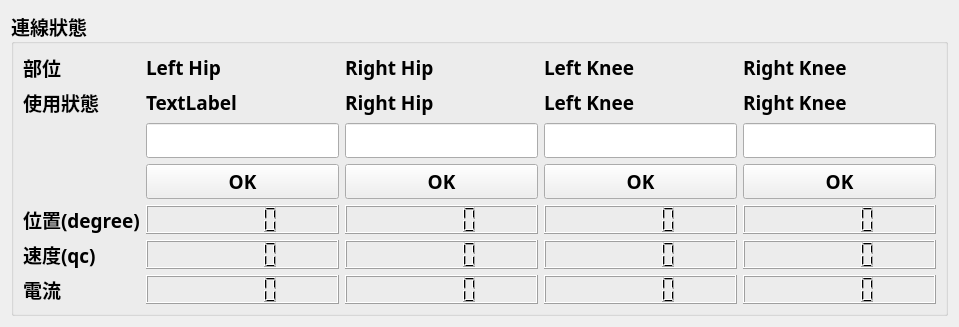
      <widget class="QWidget" name="tab_2">
       <attribute name="title">
        <string>機器人設定</string>
       </attribute>
       <layout class="QGridLayout" name="gridLayout_11">
        <item row="1" column="0">
         <widget class="QGroupBox" name="groupBox">
          <property name="font">
           <font>
            <family>微軟正黑體</family>
            <pointsize>14</pointsize>
            <weight>75</weight>
            <bold>true</bold>
           </font>
          </property>
          <property name="title">
           <string>連線狀態</string>
          </property>
          <layout class="QGridLayout" name="gridLayout_10">
           <item row="0" column="0">
            <widget class="QLabel" name="label_name">
             <property name="font">
              <font>
               <family>微軟正黑體</family>
               <pointsize>14</pointsize>
               <weight>75</weight>
               <bold>true</bold>
              </font>
             </property>
             <property name="text">
              <string>部位</string>
             </property>
            </widget>
           </item>
           <item row="0" column="1">
            <widget class="QLabel" name="label_left_hip">
             <property name="font">
              <font>
               <family>微軟正黑體</family>
               <pointsize>14</pointsize>
               <weight>75</weight>
               <bold>true</bold>
              </font>
             </property>
             <property name="text">
              <string>Left Hip</string>
             </property>
            </widget>
           </item>
           <item row="0" column="2">
            <widget class="QLabel" name="label_right_hip">
             <property name="font">
              <font>
               <family>微軟正黑體</family>
               <pointsize>14</pointsize>
               <weight>75</weight>
               <bold>true</bold>
              </font>
             </property>
             <property name="text">
              <string>Right Hip</string>
             </property>
            </widget>
           </item>
           <item row="0" column="3">
            <widget class="QLabel" name="label_left_knee">
             <property name="font">
              <font>
               <family>微軟正黑體</family>
               <pointsize>14</pointsize>
               <weight>75</weight>
               <bold>true</bold>
              </font>
             </property>
             <property name="text">
              <string>Left Knee</string>
             </property>
            </widget>
           </item>
           <item row="0" column="4">
            <widget class="QLabel" name="label_right_knee">
             <property name="font">
              <font>
               <family>微軟正黑體</family>
               <pointsize>14</pointsize>
               <weight>75</weight>
               <bold>true</bold>
              </font>
             </property>
             <property name="text">
              <string>Right Knee</string>
             </property>
            </widget>
           </item>
           <item row="1" column="0">
            <widget class="QLabel" name="label_19">
             <property name="font">
              <font>
               <family>微軟正黑體</family>
               <pointsize>14</pointsize>
               <weight>75</weight>
               <bold>true</bold>
              </font>
             </property>
             <property name="text">
              <string>使用狀態</string>
             </property>
            </widget>
           </item>
           <item row="1" column="1">
            <widget class="QLabel" name="label_left_hip_status">
             <property name="font">
              <font>
               <family>微軟正黑體</family>
               <pointsize>14</pointsize>
               <weight>75</weight>
               <bold>true</bold>
              </font>
             </property>
             <property name="text">
              <string>TextLabel</string>
             </property>
            </widget>
           </item>
           <item row="1" column="2">
            <widget class="QLabel" name="label_right_hip_status">
             <property name="font">
              <font>
               <family>微軟正黑體</family>
               <pointsize>14</pointsize>
               <weight>75</weight>
               <bold>true</bold>
              </font>
             </property>
             <property name="text">
              <string>Right Hip</string>
             </property>
            </widget>
           </item>
           <item row="1" column="3">
            <widget class="QLabel" name="label_left_knee_status">
             <property name="font">
              <font>
               <family>微軟正黑體</family>
               <pointsize>14</pointsize>
               <weight>75</weight>
               <bold>true</bold>
              </font>
             </property>
             <property name="text">
              <string>Left Knee</string>
             </property>
            </widget>
           </item>
           <item row="1" column="4">
            <widget class="QLabel" name="label_right_knee_status">
             <property name="font">
              <font>
               <family>微軟正黑體</family>
               <pointsize>14</pointsize>
               <weight>75</weight>
               <bold>true</bold>
              </font>
             </property>
             <property name="text">
              <string>Right Knee</string>
             </property>
            </widget>
           </item>
           <item row="2" column="1">
            <widget class="QLineEdit" name="lineEdit_left_hip_set_position">
             <property name="font">
              <font>
               <family>微軟正黑體</family>
               <pointsize>14</pointsize>
               <weight>75</weight>
               <bold>true</bold>
              </font>
             </property>
            </widget>
           </item>
           <item row="2" column="2">
            <widget class="QLineEdit" name="lineEdit_right_hip_set_position">
             <property name="font">
              <font>
               <family>微軟正黑體</family>
               <pointsize>14</pointsize>
               <weight>75</weight>
               <bold>true</bold>
              </font>
             </property>
            </widget>
           </item>
           <item row="2" column="3">
            <widget class="QLineEdit" name="lineEdit_left_knee_set_position">
             <property name="font">
              <font>
               <family>微軟正黑體</family>
               <pointsize>14</pointsize>
               <weight>75</weight>
               <bold>true</bold>
              </font>
             </property>
            </widget>
           </item>
           <item row="2" column="4">
            <widget class="QLineEdit" name="lineEdit_right_knee_set_position">
             <property name="font">
              <font>
               <family>微軟正黑體</family>
               <pointsize>14</pointsize>
               <weight>75</weight>
               <bold>true</bold>
              </font>
             </property>
            </widget>
           </item>
           <item row="3" column="1">
            <widget class="QPushButton" name="pushButton">
             <property name="font">
              <font>
               <family>微軟正黑體</family>
               <pointsize>14</pointsize>
               <weight>75</weight>
               <bold>true</bold>
              </font>
             </property>
             <property name="text">
              <string>OK</string>
             </property>
            </widget>
           </item>
           <item row="3" column="2">
            <widget class="QPushButton" name="pushButton_2">
             <property name="font">
              <font>
               <family>微軟正黑體</family>
               <pointsize>14</pointsize>
               <weight>75</weight>
               <bold>true</bold>
              </font>
             </property>
             <property name="text">
              <string>OK</string>
             </property>
            </widget>
           </item>
           <item row="3" column="3">
            <widget class="QPushButton" name="pushButton_3">
             <property name="font">
              <font>
               <family>微軟正黑體</family>
               <pointsize>14</pointsize>
               <weight>75</weight>
               <bold>true</bold>
              </font>
             </property>
             <property name="text">
              <string>OK</string>
             </property>
            </widget>
           </item>
           <item row="3" column="4">
            <widget class="QPushButton" name="pushButton_4">
             <property name="font">
              <font>
               <family>微軟正黑體</family>
               <pointsize>14</pointsize>
               <weight>75</weight>
               <bold>true</bold>
              </font>
             </property>
             <property name="text">
              <string>OK</string>
             </property>
            </widget>
           </item>
           <item row="4" column="0">
            <widget class="QLabel" name="label_24">
             <property name="font">
              <font>
               <family>微軟正黑體</family>
               <pointsize>14</pointsize>
               <weight>75</weight>
               <bold>true</bold>
              </font>
             </property>
             <property name="text">
              <string>位置(degree)</string>
             </property>
            </widget>
           </item>
           <item row="4" column="1">
            <widget class="QLCDNumber" name="lcdNumber_left_hip_position">
             <property name="font">
              <font>
               <family>微軟正黑體</family>
               <pointsize>14</pointsize>
               <weight>75</weight>
               <bold>true</bold>
              </font>
             </property>
            </widget>
           </item>
           <item row="4" column="2">
            <widget class="QLCDNumber" name="lcdNumber_right_hip_position">
             <property name="font">
              <font>
               <family>微軟正黑體</family>
               <pointsize>14</pointsize>
               <weight>75</weight>
               <bold>true</bold>
              </font>
             </property>
            </widget>
           </item>
           <item row="4" column="3">
            <widget class="QLCDNumber" name="lcdNumber_left_knee_position">
             <property name="font">
              <font>
               <family>微軟正黑體</family>
               <pointsize>14</pointsize>
               <weight>75</weight>
               <bold>true</bold>
              </font>
             </property>
            </widget>
           </item>
           <item row="4" column="4">
            <widget class="QLCDNumber" name="lcdNumber_right_knee_position">
             <property name="font">
              <font>
               <family>微軟正黑體</family>
               <pointsize>14</pointsize>
               <weight>75</weight>
               <bold>true</bold>
              </font>
             </property>
            </widget>
           </item>
           <item row="5" column="0">
            <widget class="QLabel" name="label_21">
             <property name="font">
              <font>
               <family>微軟正黑體</family>
               <pointsize>14</pointsize>
               <weight>75</weight>
               <bold>true</bold>
              </font>
             </property>
             <property name="text">
              <string>速度(qc)</string>
             </property>
            </widget>
           </item>
           <item row="5" column="1">
            <widget class="QLCDNumber" name="lcdNumber_left_hip_velocity">
             <property name="font">
              <font>
               <family>微軟正黑體</family>
               <pointsize>14</pointsize>
               <weight>75</weight>
               <bold>true</bold>
              </font>
             </property>
            </widget>
           </item>
           <item row="5" column="2">
            <widget class="QLCDNumber" name="lcdNumber_right_hip_velocity">
             <property name="font">
              <font>
               <family>微軟正黑體</family>
               <pointsize>14</pointsize>
               <weight>75</weight>
               <bold>true</bold>
              </font>
             </property>
            </widget>
           </item>
           <item row="5" column="3">
            <widget class="QLCDNumber" name="lcdNumber_left_knee_velocity">
             <property name="font">
              <font>
               <family>微軟正黑體</family>
               <pointsize>14</pointsize>
               <weight>75</weight>
               <bold>true</bold>
              </font>
             </property>
            </widget>
           </item>
           <item row="5" column="4">
            <widget class="QLCDNumber" name="lcdNumber_right_knee_velocity">
             <property name="font">
              <font>
               <family>微軟正黑體</family>
               <pointsize>14</pointsize>
               <weight>75</weight>
               <bold>true</bold>
              </font>
             </property>
            </widget>
           </item>
           <item row="6" column="0">
            <widget class="QLabel" name="label_15">
             <property name="font">
              <font>
               <family>微軟正黑體</family>
               <pointsize>14</pointsize>
               <weight>75</weight>
               <bold>true</bold>
              </font>
             </property>
             <property name="text">
              <string>電流</string>
             </property>
            </widget>
           </item>
           <item row="6" column="1">
            <widget class="QLCDNumber" name="lcdNumber_left_hip_current">
             <property name="font">
              <font>
               <family>微軟正黑體</family>
               <pointsize>14</pointsize>
               <weight>75</weight>
               <bold>true</bold>
              </font>
             </property>
            </widget>
           </item>
           <item row="6" column="2">
            <widget class="QLCDNumber" name="lcdNumber_right_hip_current">
             <property name="font">
              <font>
               <family>微軟正黑體</family>
               <pointsize>14</pointsize>
               <weight>75</weight>
               <bold>true</bold>
              </font>
             </property>
            </widget>
           </item>
           <item row="6" column="3">
            <widget class="QLCDNumber" name="lcdNumber_left_knee_current">
             <property name="font">
              <font>
               <family>微軟正黑體</family>
               <pointsize>14</pointsize>
               <weight>75</weight>
               <bold>true</bold>
              </font>
             </property>
            </widget>
           </item>
           <item row="6" column="4">
            <widget class="QLCDNumber" name="lcdNumber_right_knee_current">
             <property name="font">
              <font>
               <family>微軟正黑體</family>
               <pointsize>14</pointsize>
               <weight>75</weight>
               <bold>true</bold>
              </font>
             </property>
            </widget>
           </item>
          </layout>
         </widget>
        </item>
       </layout>
      </widget>
